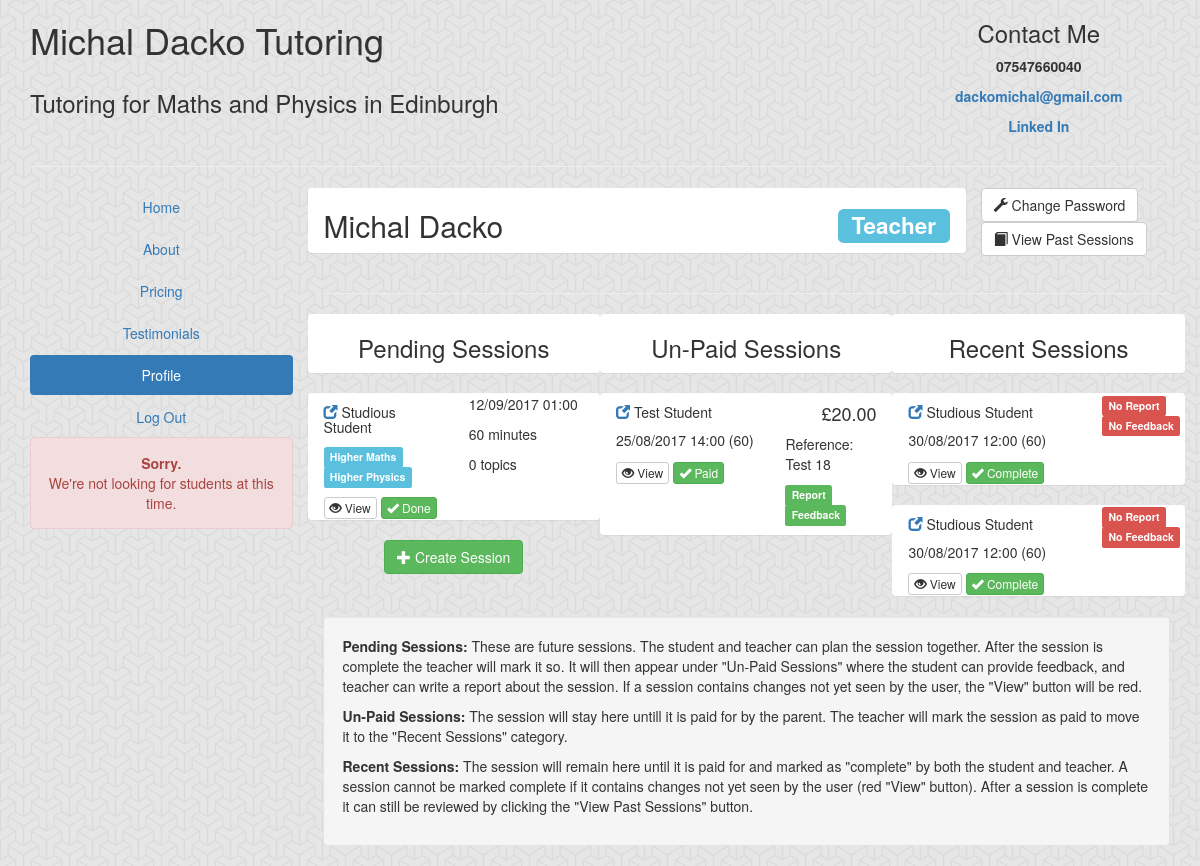
/school/profile/ (signed in), run on the app's committed database.
### school/models.py (models this page shows, shortened)
class Profile(models.Model):
	user = models.OneToOneField(User, on_delete=models.CASCADE, related_name="profile")
	isStudent = models.BooleanField(default=True)
	isParent = models.BooleanField(default=False)
	isTeacher = models.BooleanField(default=False)
	def getName(self):
		return self.user.first_name + " " + self.user.last_name

class Session(models.Model):
	subjects=models.ManyToManyField(Subject, related_name="Sessions")
	teacher=models.ForeignKey(Teacher, related_name="Sessions", null=True)
	student=models.ForeignKey(Student, related_name="Sessions")
	done=models.BooleanField(default=False)
	date=models.DateTimeField()
	duration=models.IntegerField()
	cost=models.FloatField(blank=True, null=True)
	notes=models.TextField(max_length=500, blank=True)
	request=models.TextField(max_length=1000, blank=True)
	report=models.TextField(max_length=500,blank=True)
	feedback=models.TextField(max_length=500,blank=True)
	paid=models.BooleanField(default=False)
	discount=models.FloatField(default=0)
	uploads=models.ManyToManyField(Upload, related_name="Sessions", blank=True)
	completedTeacher=models.BooleanField(default=False)
	completedStudent=models.BooleanField(default=False)
	completed=models.BooleanField(default=False)
	changedForTeacher=models.BooleanField(default=True)
	changedForStudent=models.BooleanField(default=True)
	plannedTopics=models.ManyToManyField(Topic, related_name="SessionsPlanned", blank=True)
	learnedTopics=models.ManyToManyField(Topic, related_name="SessionsLearned", blank=True)
	unlearnedTopics=models.ManyToManyField(Topic, related_name="SessionsFailed", blank=True)
	def getReference(self):
		return self.student.profile.user.first_name + " " + str(self.id)

class Student(models.Model):
	profile=models.OneToOneField(Profile, on_delete=models.CASCADE, related_name="Student")
	parent=models.ForeignKey(Profile, related_name="Child")
	teacher= models.ForeignKey(Teacher, related_name="Students")

class Subject(models.Model):
	name=models.CharField(max_length=100)
	level=models.ForeignKey(Level, related_name="Subjects")
	def __str__(self):
		return self.level.name + " " + self.name

class Level(models.Model):
	name=models.CharField(max_length=100)
	note=models.TextField(max_length=500)
	price=models.FloatField()
	recommended=models.TextField(max_length=500)

### school/views.py (the view, shortened to what this page needs)
def profile(request):
	if not request.user.is_authenticated:
		return redirect('login')
	profile= Profile.objects.get(user=request.user)
	context={}
	if profile.isTeacher:
		template="teacherProfile.html"
		unPaidSessions = profile.Teacher.Sessions.all().filter(paid=False, done=True, completed=False).order_by("-changedForTeacher", "-date")
		DoneSessions= profile.Teacher.Sessions.all().filter(done=True, paid=True, completed=False).order_by("-changedForTeacher", "-date")
		unDoneSessions = profile.Teacher.Sessions.all().filter(done=False, completed=False).order_by("-changedForTeacher", "-date")
		context.update({"unPaidSessions":unPaidSessions, "DoneSessions":DoneSessions, "unDoneSessions":unDoneSessions})
	context.update({"form":ChangePasswordForm(),"profile":profile})
	return render(request,template,context)

### generalinfo/templatetags/pounds.py (called while the page is built)
@register.filter
def pound(pounds):
    if pounds:
        pounds = round(float(pounds), 2)
        return "%s%s" % (intcomma(int(pounds)), ("%0.2f" % pounds)[-3:])
    else:
        return ''

### school/templates/teacherProfile.html (shortened to what this page needs)
{% extends "profileBase.html" %}
{% load pounds %}
{% block stuff %}
        <div class="row">
            <div class="col-sm-12 col-md-4">
                <div class="row">
                    <div class="col-sm-12 panel">
                        <div class="centerIt"><h3>Pending Sessions</h3></div>
                    </div>
                    <div class="col-sm-12">
                        {% if unDoneSessions %}
                            {% for session in unDoneSessions %}
                                <div class="row panel">
                                    <div class="col-sm-12 col-md-6">
                                        <h5><a href="/school/sudo/{{session.student.profile.user.username}}"><i class="glyphicon glyphicon-new-window"></i></a> {{session.student.profile.getName}}</h5>
                                        <p>{%for sub in session.subjects.all%}<span class="label label-info centerIt">{{sub}}</span> {%endfor%}</p>
                                        <a href="/school/session/{{session.id}}" class="btn btn-xs {% if session.changedForTeacher%}btn-danger{%else%}btn-default{%endif%} "><i class="glyphicon glyphicon-eye-open"></i> View</a>
                                        <a href="/school/done/{{session.id}}" class="btn btn-xs btn-success "><i class="glyphicon glyphicon-ok"></i> Done</a>
                                    </div>
                                    <div class="col-sm-12 col-md-6">
                                        <p>{{session.date|date:'d/m/Y H:i'}}</p>
                                        <p>{{session.duration}} minutes</p>
                                        <p>{{session.plannedTopics.all|length}} topics</p>
                                    </div>
                                </div>
                            {% endfor %}
                        {% else %}
                        <p>There is nothing here.</p>
                        {%endif%}
                    </div>
                    <div class="col-sm-12 centerIt">
                        <a href="/school/create" class="btn-success btn"><i class="glyphicon glyphicon-plus"></i> Create Session</a>
                    </div>
                </div>
            </div>
            <div class="col-sm-12 col-md-4">
                <div class="row">
                    <div class="col-sm-12 panel">
                        <div class="centerIt"><h3>Un-Paid Sessions</h3></div>
                    </div>
                    <div class="col-sm-12">
                        {% if unPaidSessions %}
                            {% for session in unPaidSessions %}
                                <div class="row panel">
                                    <div class="col-sm-12 col-md-7">
                                        <h5><a href="/school/sudo/{{session.student.profile.user.username}}"><i class="glyphicon glyphicon-new-window"></i></a> {{session.student.profile.getName}}</h5>
                                        <p>{{session.date|date:'d/m/Y H:i'}} ({{session.duration}})</p>
                                        <a href="/school/session/{{session.id}}" class="btn btn-xs {% if session.changedForTeacher%}btn-danger{%else%}btn-default{%endif%}"><i class="glyphicon glyphicon-eye-open"></i> View</a>
                                        <a href="/school/markpaid/{{session.id}}" class="btn btn-xs btn-success"><i class="glyphicon glyphicon-ok"></i> Paid</a>
                                    </div>
                                    <div class="col-sm-12 col-md-5">
                                        <h4 class="right">&pound{{session.cost | pound}}</h4>
                                        <p>Reference: {{session.getReference}}</p>
                                        <p>
                                        {%if session.report%}
                                            <span class="label label-success">Report</span>
                                            {%else%}
                                            <span class="label label-danger">No Report</span>
                                            {%endif%}
                                            {%if session.feedback or session.completedStudent%}
                                            <span class="label label-success">Feedback</span>
                                            {%else%}
                                            <span class="label label-danger">No Feedback</span>
                                            {%endif%}
                                        </p>
                                    </div>
                                </div>
                            {% endfor %}
                        {% else %}
                        <p>There is nothing here.</p>
                        {%endif%}
                    </div>
                </div>
            </div>
            <div class="col-sm-12 col-md-4">
                <div class="row">
                    <div class="col-sm-12 panel">
                        <div class="centerIt"><h3>Recent Sessions</h3></div>
                    </div>
                    <div class="col-sm-12">
                        {% if DoneSessions %}
                            {% for session in DoneSessions %}
                                <div class="row panel">
                                    <div class="col-sm-12 col-md-8">
                                        <h5><a href="/school/sudo/{{session.student.profile.user.username}}"><i class="glyphicon glyphicon-new-window"></i></a> {{session.student.profile.getName}}</h5>
                                        <p>{{session.date|date:'d/m/Y H:i'}} ({{session.duration}})</p>
                                        <a href="/school/session/{{session.id}}" class="btn btn-xs {% if session.changedForTeacher%}btn-danger{%else%}btn-default{%endif%}"><i class="glyphicon glyphicon-eye-open"></i> View</a>
                                        {% if session.completedTeacher %}
                                        <a href="#" class="btn btn-xs btn-success" disabled><i class="glyphicon glyphicon-ok"></i> Completed</a>
                                        {% else %}
                                        <a href="/school/complete/{{session.id}}" class="btn btn-xs btn-success"><i class="glyphicon glyphicon-ok"></i> Complete</a>
                                        {% endif %}
                                    </div>
                                    <div class="col-sm-12 col-md-4">
                                        {%if session.report%}
                                        <span class="label label-success">Report</span>
                                        {%else%}
                                        <span class="label label-danger">No Report</span>
                                        {%endif%}
                                        {%if session.feedback %}
                                        <span class="label label-success">Feedback</span>
                                        {%else%}
                                        <span class="label label-danger">No Feedback</span>
                                        {%endif%}
                                    </div>
                                </div>
                            {% endfor %}
                        {% else %}
                        <p>There is nothing here.</p>
                        {%endif%}
                    </div>
                </div>
            </div>
        </div>
        <div class="col-sm-12 well">
            <p><b>Pending Sessions: </b>These are future sessions. The student and teacher can plan the session together. After the session is complete the teacher will mark it so. It will then appear under "Un-Paid Sessions" where the student can provide feedback, and teacher can write a report about the session. If a session contains changes not yet seen by the user, the "View" button will be red.</p>
            <p><b>Un-Paid Sessions: </b>The session will stay here untill it is paid for by the parent. The teacher will mark the session as paid to move it to the "Recent Sessions" category.</p>
            <p><b>Recent Sessions: </b>The session will remain here until it is paid for and marked as "complete" by both the student and teacher. A session cannot be marked complete if it contains changes not yet seen by the user (red "View" button). After a session is complete it can still be reviewed by clicking the "View Past Sessions" button.</p>
        </div>
    </div>
{% endblock %}

### school/templates/profileBase.html (shortened to what this page needs)
{% extends "base.html" %}
{% block profile%}
class="active"
{% endblock %}
{% block content %}
    <div class="col-sm-12 col-md-9">
        <div class="row">
            <div class="col-sm-9 panel">
                <h2>{{profile.getName}} <span style="float:right" class="label label-info centerIt">
                {% if profile.isTeacher%}
                    Teacher
                {% elif profile.isStudent%}
                    Student
                {% else%}
                    Parent
                {%endif%}
                </span></h2>
            </div>
            <div class="col-sm-3">
                <button type="button" class="btn btn-default" data-toggle="modal" data-target="#changepassword">
                <i class="glyphicon glyphicon-wrench"></i>
                Change Password
                </button>
                <a href="/school/viewsessions" class="btn btn-default">
                <i class="glyphicon glyphicon-book"></i>
                View Past Sessions
                </a>
            </div>
        </div>
        <hr/>
        {% block stuff%}
        {% endblock%}
        </div>
{% endblock %}

### static/css/app.css (style rules this page uses)
body { background: url("/static/img/background.png"); }
.centerIt { text-align: center; }
.right { text-align: right; }

### data on the page
Profile: getName "Michal Dacko"
Session: student.profile.getName "Studious Student", date "12/09/2017 01:00", duration "60", plannedTopics.all|length "0"
Subject: level+name "Higher Maths"
Subject: level+name "Higher Physics"
Session: student.profile.getName "Test Student", date "25/08/2017 14:00", duration "60", cost|pound "20.00", getReference "Test 18", report "Report", feedback "Feedback"
Session: student.profile.getName "Studious Student", date "30/08/2017 12:00", duration "60", report "No Report", feedback "No Feedback"
Session: student.profile.getName "Studious Student", date "30/08/2017 12:00", duration "60", report "No Report", feedback "No Feedback"
